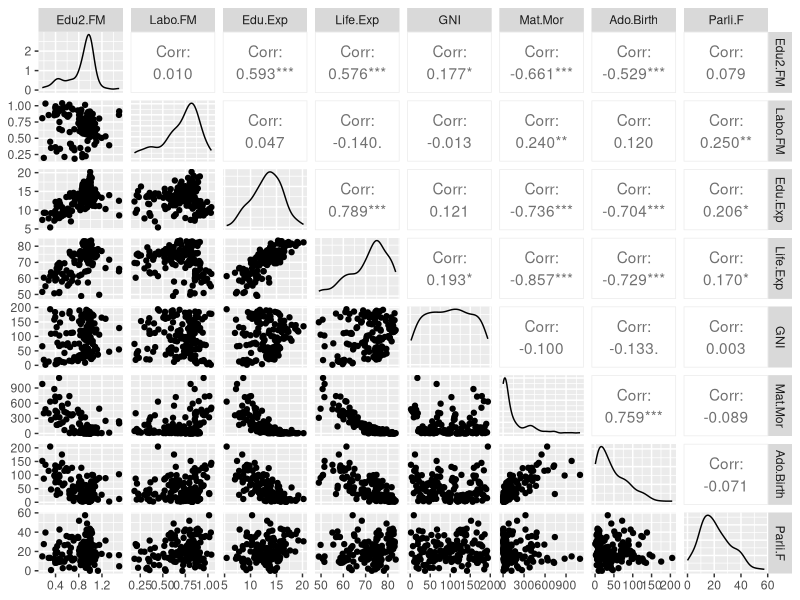
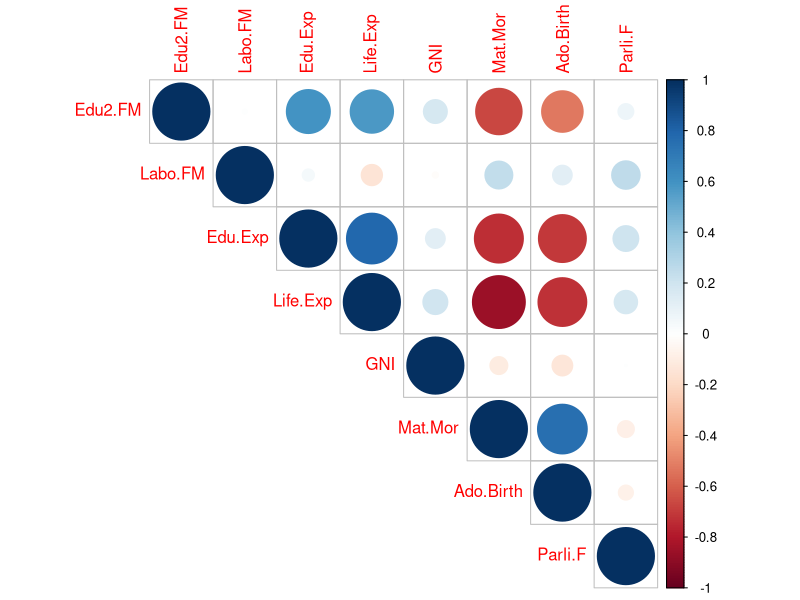
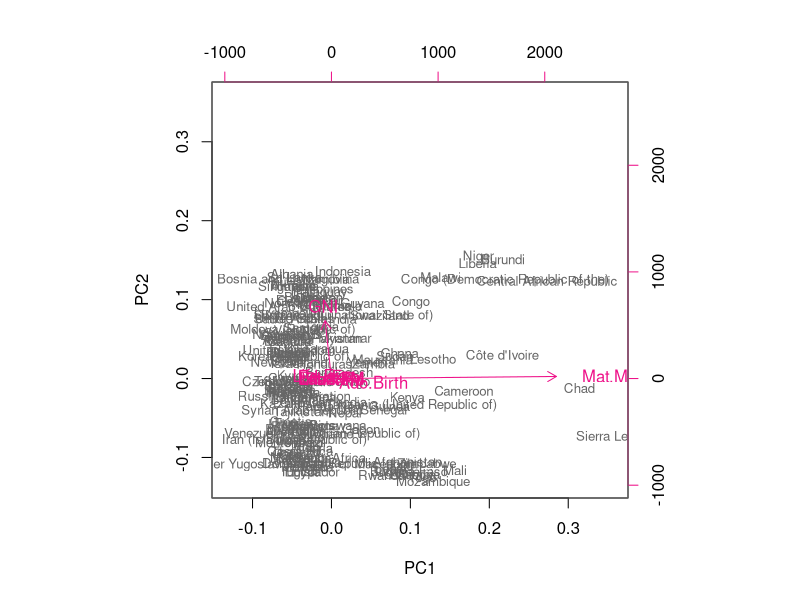
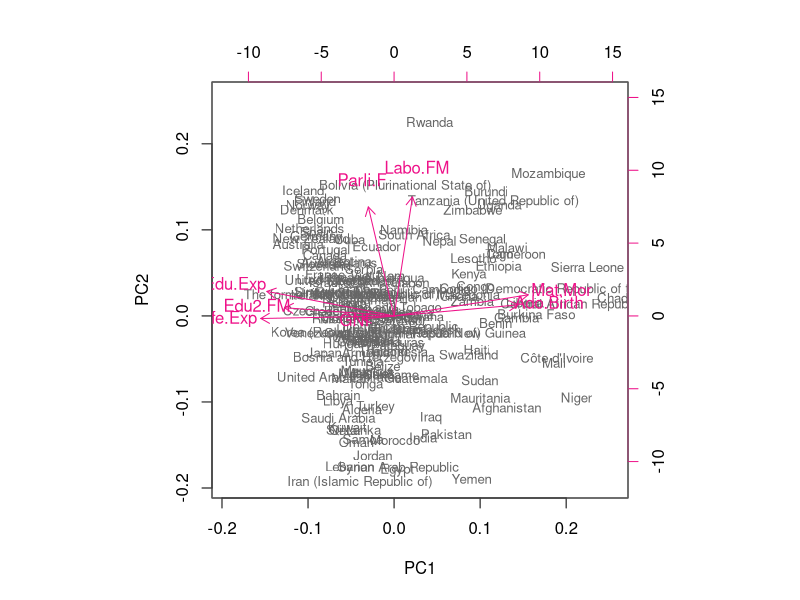

Recreate these plots in R, in order.
## ---- chunk 1
library(MASS)
library(tidyverse)
library(ggplot2)
library(GGally)
library(corrplot)
library(FactoMineR)

#loading the data
human <- read.table("data/human.csv", header = TRUE, sep = ",", row.names = 1)
## ---- chunk 2
# summaries
summary(human)
## ---- chunk 3
#graphical analysis
ggpairs(human)
## ---- chunk 4
# relationships among variables
cor(human) %>% corrplot(type = "upper")
## ---- chunk 5
# analysis on the not scaled data
pca_human <- prcomp(human)
summary(pca_human)
biplot(pca_human, choices = 1:2, cex = c(0.8, 1), col = c("grey40", "deeppink2")) 
## ---- chunk 6
# analysis on the scaled data
scaled <- scale(human)
pca_scaled <- prcomp(scaled)
summary(pca_scaled)
biplot(pca_scaled, choices = 1:2, cex = c(0.8, 1), col = c("grey40", "deeppink2")) 
## ---- chunk 7
#loading data
data("tea")
